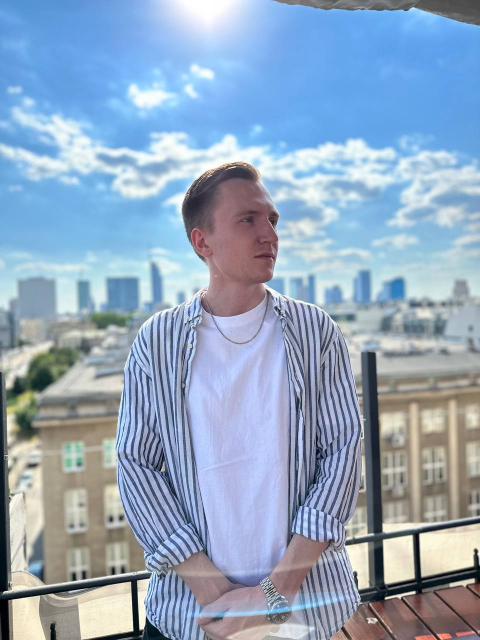
#> input picture image.jpg, 960 x 1280 px (shown at 1/2 size)
$ python filter_pixel.py
#> lines starting #> are read from the running program, lines starting #| are printed output that depends on the picture
import cv2


def pixelate_image(image_path, block_size):
#> called with image_path = 'image.jpg', block_size = 32
    image = cv2.imread(image_path)
#> image is the input picture: shape (1280, 960, 3); mean B, G, R 190.8, 167.2, 146.3

    # Get the dimensions of the image
    height, width = image.shape[:2]
#> height = 1280; width = 960

    # Resize the image to a smaller size
    small_image = cv2.resize(image, (block_size, block_size), interpolation=cv2.INTER_LINEAR)
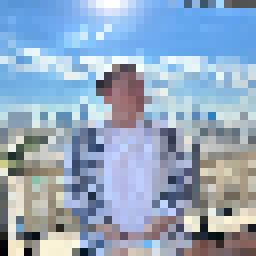
#> small_image: shape (32, 32, 3) (shown 8 times larger); mean B, G, R 192.2, 168.7, 147.7

    # Resize the small image back to the original size
    image_filter_pixel = cv2.resize(small_image, (width, height), interpolation=cv2.INTER_NEAREST)
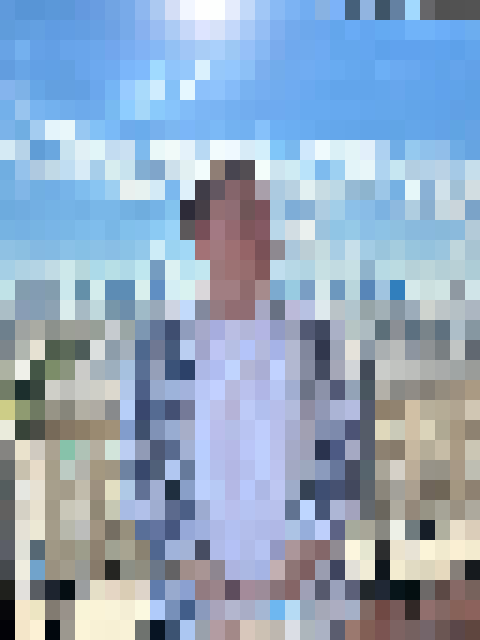
#> image_filter_pixel: shape (1280, 960, 3) (shown at 1/2 size); mean B, G, R 192.2, 168.7, 147.7

    # Save the pixelated image
    cv2.imwrite('image_filter_pixel.jpg', image_filter_pixel)

    # Show the pixelated image
    cv2.imshow('image_filter_pixel', image_filter_pixel)
    cv2.waitKey(0)
    cv2.destroyAllWindows()


pixelate_image('image.jpg', 32)
